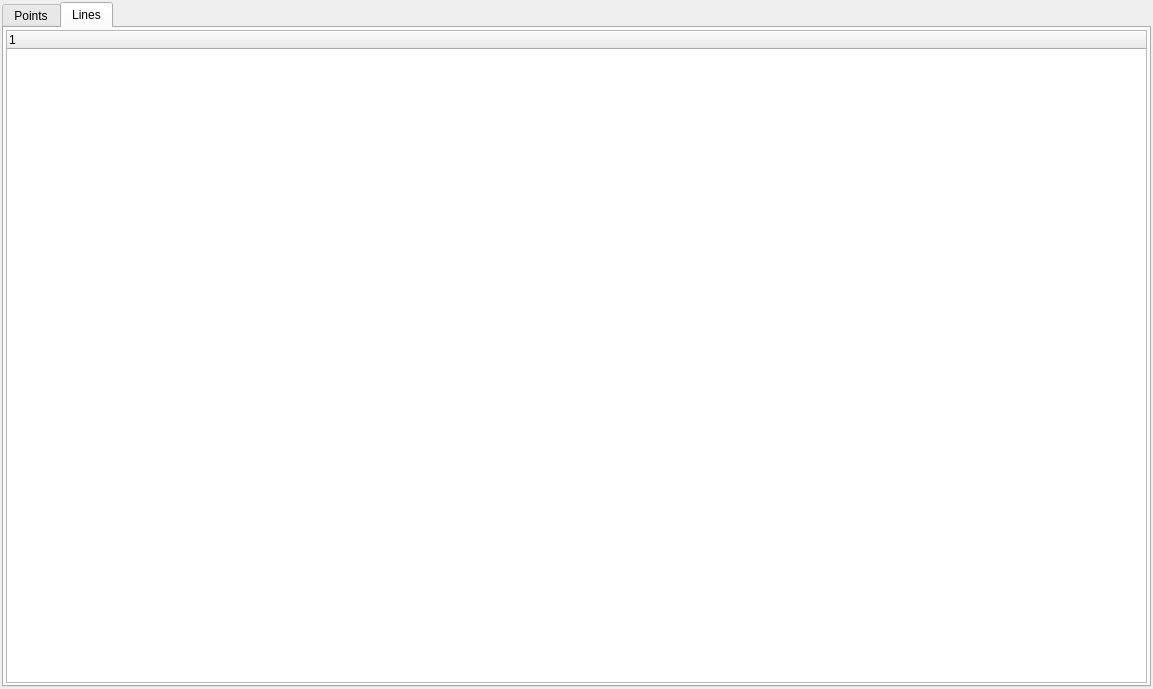
<?xml version="1.0" encoding="UTF-8"?>
<ui version="4.0">
 <class>CalibrationFeaturesWidget</class>
 <widget class="QWidget" name="CalibrationFeaturesWidget">
  <property name="geometry">
   <rect>
    <x>0</x>
    <y>0</y>
    <width>1153</width>
    <height>689</height>
   </rect>
  </property>
  <property name="windowTitle">
   <string>Form</string>
  </property>
  <layout class="QGridLayout" name="gridLayout">
   <property name="leftMargin">
    <number>2</number>
   </property>
   <property name="topMargin">
    <number>2</number>
   </property>
   <property name="rightMargin">
    <number>2</number>
   </property>
   <property name="bottomMargin">
    <number>2</number>
   </property>
   <property name="spacing">
    <number>2</number>
   </property>
   <item row="0" column="0">
    <widget class="QTabWidget" name="tabWidget">
     <property name="currentIndex">
      <number>1</number>
     </property>
     <widget class="QWidget" name="pointsTab">
      <attribute name="title">
       <string>Points</string>
      </attribute>
      <layout class="QGridLayout" name="gridLayout_3">
       <property name="leftMargin">
        <number>2</number>
       </property>
       <property name="topMargin">
        <number>2</number>
       </property>
       <property name="rightMargin">
        <number>2</number>
       </property>
       <property name="bottomMargin">
        <number>2</number>
       </property>
       <property name="spacing">
        <number>2</number>
       </property>
       <item row="0" column="0">
        <layout class="QGridLayout" name="gridLayout_2">
         <item row="1" column="6">
          <widget class="QDoubleSpinBox" name="imageYSpinBox">
           <property name="readOnly">
            <bool>true</bool>
           </property>
           <property name="decimals">
            <number>6</number>
           </property>
          </widget>
         </item>
         <item row="2" column="1">
          <widget class="QPushButton" name="saveButton">
           <property name="text">
            <string>Add</string>
           </property>
          </widget>
         </item>
         <item row="1" column="1">
          <widget class="QDoubleSpinBox" name="xCoordSpinBox">
           <property name="decimals">
            <number>6</number>
           </property>
          </widget>
         </item>
         <item row="2" column="2">
          <widget class="QPushButton" name="deleteButton">
           <property name="text">
            <string>Delete</string>
           </property>
          </widget>
         </item>
         <item row="1" column="4">
          <widget class="Line" name="line">
           <property name="orientation">
            <enum>Qt::Vertical</enum>
           </property>
          </widget>
         </item>
         <item row="1" column="5">
          <widget class="QDoubleSpinBox" name="imageXSpinBox">
           <property name="readOnly">
            <bool>true</bool>
           </property>
           <property name="decimals">
            <number>6</number>
           </property>
          </widget>
         </item>
         <item row="1" column="2">
          <widget class="QDoubleSpinBox" name="yCoordSpinBox">
           <property name="decimals">
            <number>6</number>
           </property>
          </widget>
         </item>
         <item row="1" column="3">
          <widget class="QDoubleSpinBox" name="zCoordSpinBox">
           <property name="readOnly">
            <bool>false</bool>
           </property>
           <property name="decimals">
            <number>6</number>
           </property>
          </widget>
         </item>
         <item row="1" column="0">
          <widget class="QLabel" name="label_5">
           <property name="minimumSize">
            <size>
             <width>0</width>
             <height>15</height>
            </size>
           </property>
           <property name="text">
            <string>Coordinates</string>
           </property>
          </widget>
         </item>
         <item row="0" column="1" colspan="6">
          <widget class="QTableWidget" name="pointsTableWidget">
           <property name="sizePolicy">
            <sizepolicy hsizetype="Expanding" vsizetype="MinimumExpanding">
             <horstretch>0</horstretch>
             <verstretch>0</verstretch>
            </sizepolicy>
           </property>
           <property name="editTriggers">
            <set>QAbstractItemView::AnyKeyPressed|QAbstractItemView::EditKeyPressed</set>
           </property>
           <column>
            <property name="text">
             <string>x Space</string>
            </property>
           </column>
           <column>
            <property name="text">
             <string>y Space</string>
            </property>
           </column>
           <column>
            <property name="text">
             <string>z Space</string>
            </property>
           </column>
           <column>
            <property name="text">
             <string>x Image</string>
            </property>
           </column>
           <column>
            <property name="text">
             <string>y Image</string>
            </property>
           </column>
          </widget>
         </item>
         <item row="0" column="0">
          <spacer name="verticalSpacer">
           <property name="orientation">
            <enum>Qt::Vertical</enum>
           </property>
           <property name="sizeHint" stdset="0">
            <size>
             <width>20</width>
             <height>40</height>
            </size>
           </property>
          </spacer>
         </item>
        </layout>
       </item>
      </layout>
     </widget>
     <widget class="QWidget" name="linesTab">
      <attribute name="title">
       <string>Lines</string>
      </attribute>
      <layout class="QGridLayout" name="gridLayout_4">
       <property name="leftMargin">
        <number>2</number>
       </property>
       <property name="topMargin">
        <number>2</number>
       </property>
       <property name="rightMargin">
        <number>2</number>
       </property>
       <property name="bottomMargin">
        <number>2</number>
       </property>
       <property name="spacing">
        <number>2</number>
       </property>
       <item row="0" column="0">
        <widget class="QTreeWidget" name="treeWidget">
         <column>
          <property name="text">
           <string notr="true">1</string>
          </property>
         </column>
        </widget>
       </item>
      </layout>
     </widget>
    </widget>
   </item>
  </layout>
 </widget>
 <resources/>
 <connections/>
</ui>
